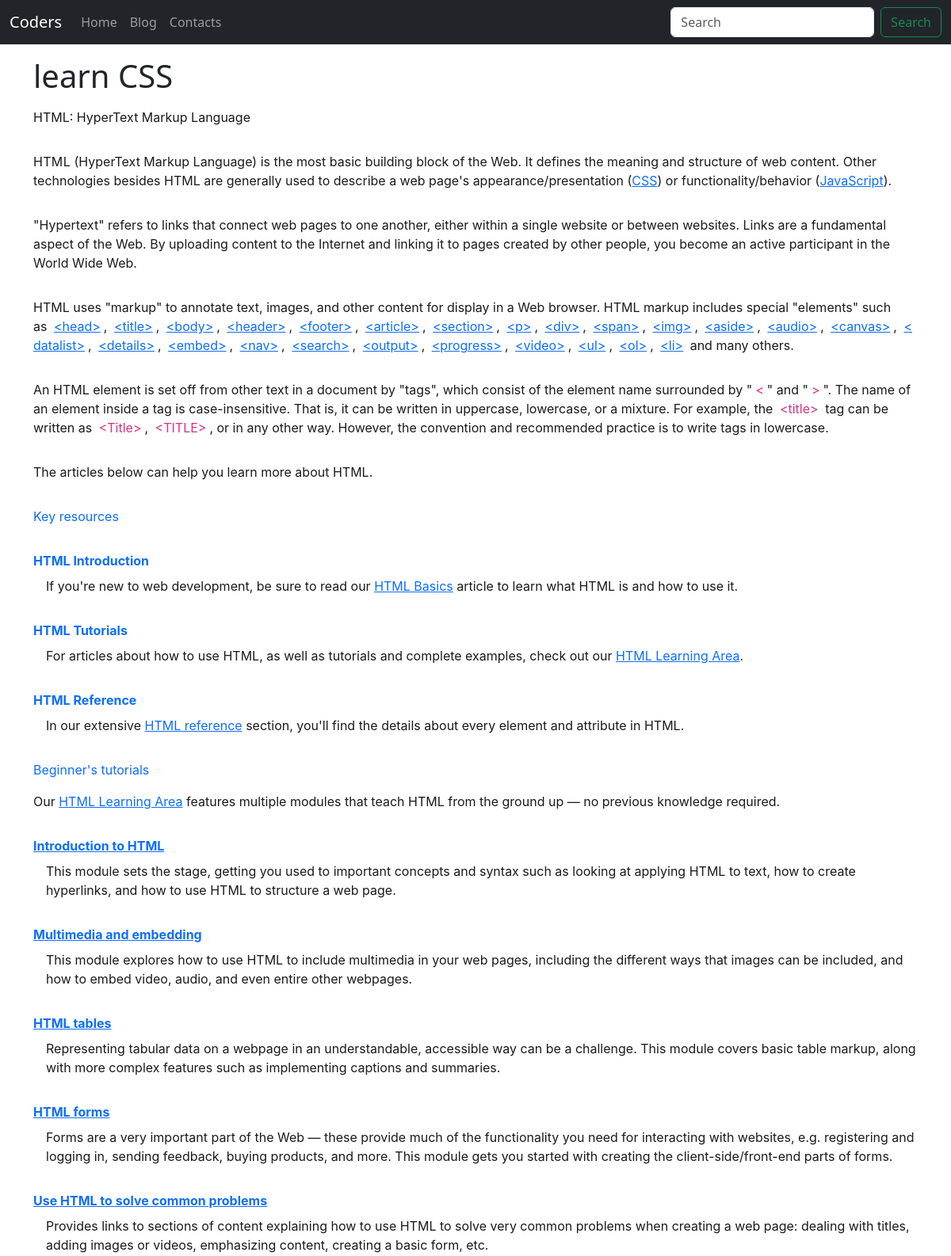
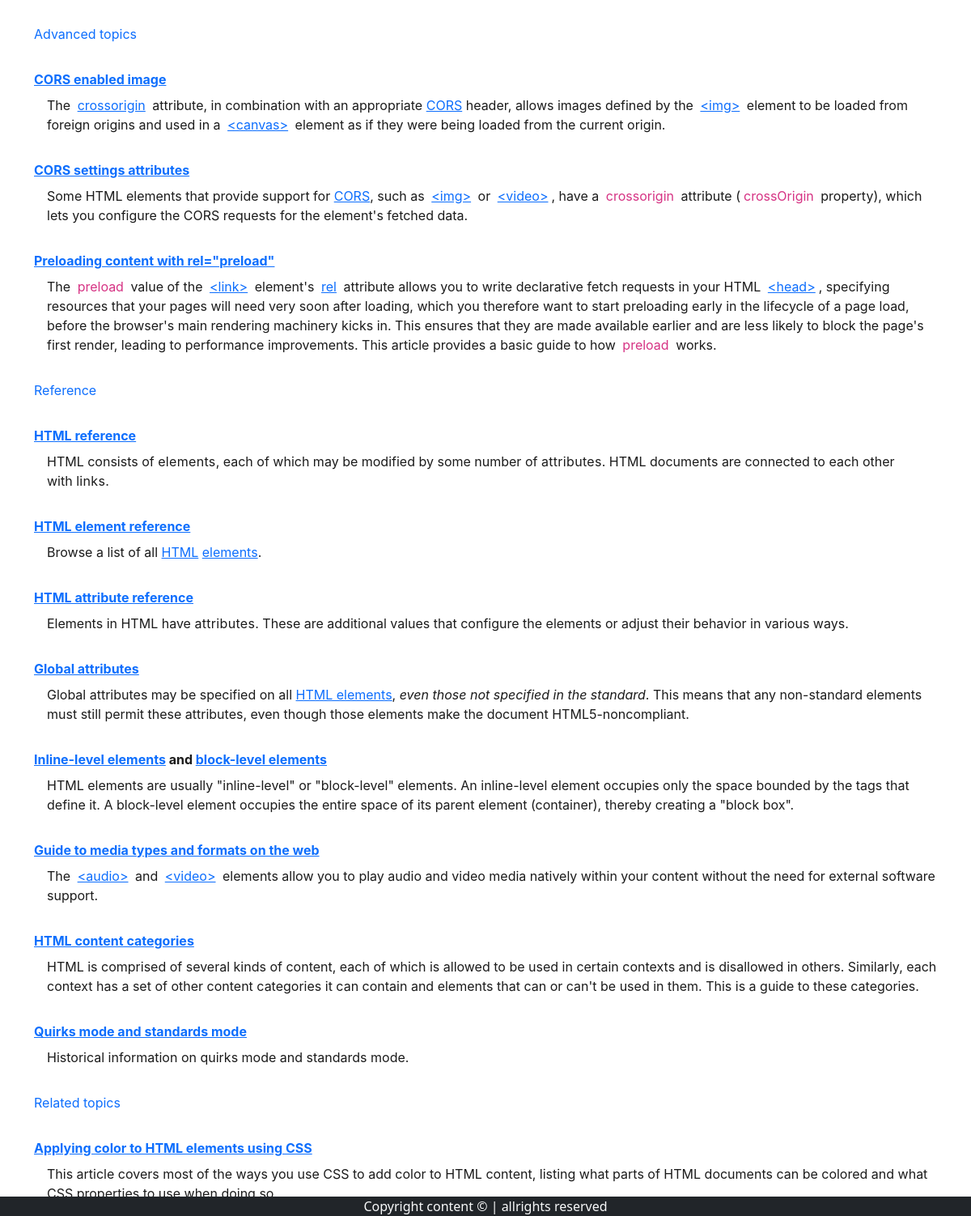
Page /blogpost/CSS on the committed database (2 pictures, top to bottom).
### blog/models.py (models this page shows)
class Blog(models.Model):
    cno=models.AutoField(primary_key=True)
    title=models.CharField(max_length=200)
    content=models.TextField()
    short_desc=models.CharField(max_length=300,default="")
    slug=models.CharField(max_length=100)
    time=models.DateTimeField(auto_now_add=True)

### blog/views.py (the view)
# urls.py: path('blogpost/<str:slug>',views.blogpost,name='blogpost'),
def blogpost(request,slug):
    blog=Blog.objects.filter(slug=slug).first()
    context={'blog': blog}                                    #grab all blog posts with slug and return the first
    return render(request,'blogpost.html',context)

### templates/blogpost.html
{% extends "base.html" %}
{% block blogactive %}active{% endblock blogactive%}
 {% block body %}
<div class="container">
<h1 class="my-3">{{blog.title}}</h1>
<div class="my-2">
    {{blog.content |safe}}
</div>
</div>
{% endblock body %}

### rows in the picture
Blog: title "learn CSS", content "HTML: HyperText Markup Language HTML (HyperText Markup Language) is the most basic building block of the Web. It defines the meaning and structure of web content. Other technologies besides HTML are generally used to describe a web page's appearance/presentation ( CSS ) or functionality/behavior ( JavaScript ). \"Hypertext\" refers to links that connect web pages to one another, either within a single website or between websites. Links are a fundamental aspect of the Web. By uploading content to the Internet and linking it to pages created by other people, you become an active participant in the World Wide Web. HTML uses \"markup\" to annotate text, images, and other content for display in a…"
